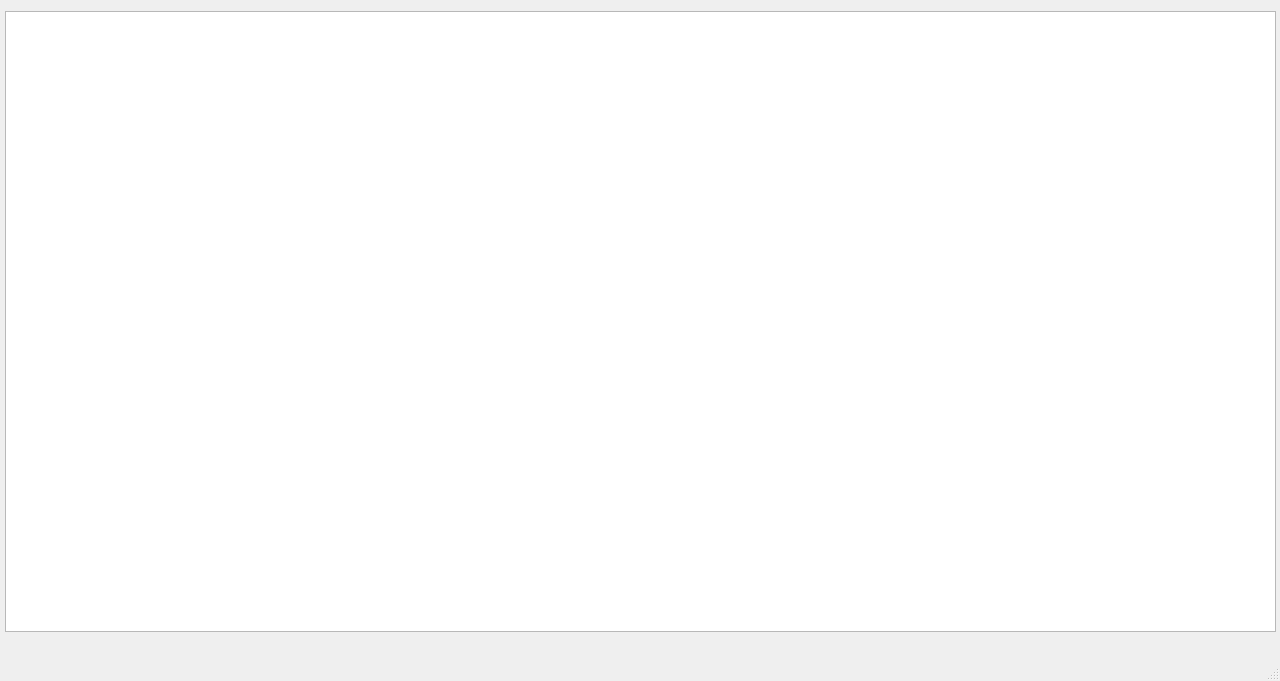
<?xml version="1.0" encoding="UTF-8"?>
<ui version="4.0">
 <class>MainWindow</class>
 <widget class="QMainWindow" name="MainWindow">
  <property name="geometry">
   <rect>
    <x>0</x>
    <y>0</y>
    <width>1280</width>
    <height>681</height>
   </rect>
  </property>
  <property name="windowTitle">
   <string>MainWindow</string>
  </property>
  <widget class="QWidget" name="centralwidget">
   <widget class="QTableWidget" name="tableWidget">
    <property name="geometry">
     <rect>
      <x>5</x>
      <y>11</y>
      <width>1271</width>
      <height>621</height>
     </rect>
    </property>
   </widget>
  </widget>
  <widget class="QMenuBar" name="menubar">
   <property name="geometry">
    <rect>
     <x>0</x>
     <y>0</y>
     <width>1280</width>
     <height>24</height>
    </rect>
   </property>
  </widget>
  <widget class="QStatusBar" name="statusbar"/>
 </widget>
 <resources/>
 <connections/>
</ui>
